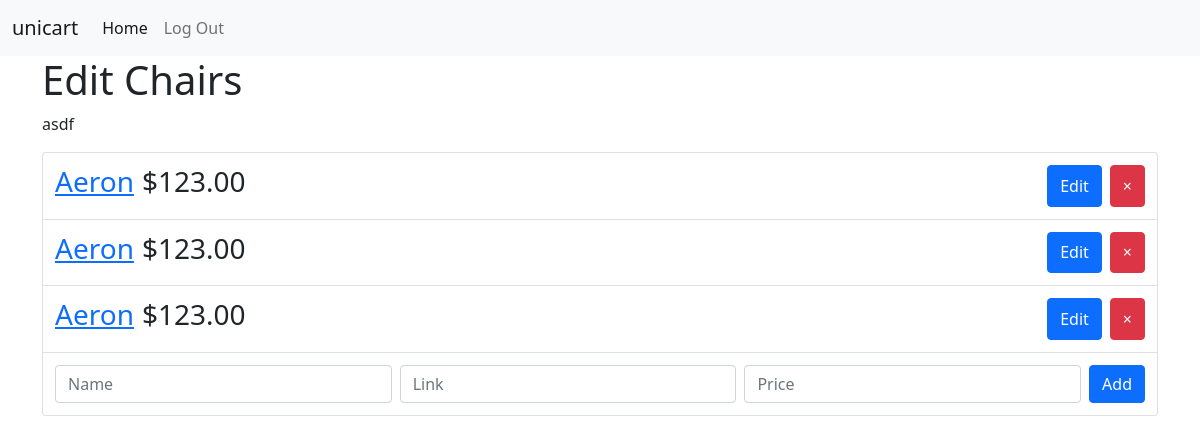
/edit-cart/2 (signed in), run on the app's committed database.
### website/models.py (models this page shows)
class Cart(db.Model):
    id = db.Column(db.Integer, primary_key=True)
    name = db.Column(db.String(100))
    description = db.Column(db.String(100))
    items = db.relationship("Item", backref="cart", lazy=True)
    user_id = db.Column(db.Integer, db.ForeignKey("user.id"))

class Item(db.Model):
    id = db.Column(db.Integer, primary_key=True)
    name = db.Column(db.String(100))
    url = db.Column(db.String(100))
    price = db.Column(db.Float)
    cart_id = db.Column(db.Integer, db.ForeignKey("cart.id"))

### website/views.py (the view, shortened to what this page needs)
@views.route("/edit-cart/<int:id>", methods=["POST", "GET"])
@login_required
def edit_cart(id):
    cart = Cart.query.get_or_404(id)
    return render_template("edit_cart.html", id=id, cart=cart, title="Edit")

### website/__init__.py (called while the page is built)
def create_app():
    app = Flask(__name__)
    app.config.from_pyfile("config.py")
    app.register_blueprint(views, url_prefix="/")
    app.register_blueprint(auth, url_prefix="/")
    db.init_app(app)
    create_database(app)
    login_manager = LoginManager()
    login_manager.login_view = "auth.login"
    login_manager.init_app(app)
    @login_manager.user_loader
    def load_user(user_id):
        return User.query.get(user_id)
    return app

### website/templates/edit_cart.html (shortened to what this page needs)
{% extends "base.html" %} {% block content %}
<h1>Edit {{cart.name}}</h1>
<p>{{cart.description}}</p>
<div id="items" class="list-group">
  {% for item in cart.items|reverse %}
  <div
    id="{{item.id}}"
    class="list-group-item-action list-group-item d-flex flex-row p-2"
  >
    <div class="item-info d-flex flex-row flex-fill">
      <div class="d-flex flex-row">
        <a class="m-1" href="{{item.url}}"> <h3>{{item.name}}</h3> </a>
        <h3 class="m-1">{{"$%.2f" | format(item.price)}}</h3>
      </div>
      <div class="ms-auto d-flex flex-row">
        <button
          onclick="editItem({{item.id}})"
          type="button"
          class="m-1 btn btn-primary"
        >
          Edit
        </button>
      </div>
    </div>
    <button
      id="deleteBtn"
      type="button"
      class="m-1 btn btn-danger"
      class="close-button"
      onclick="deleteCart({{cart.id}})"
    >
      <span aria-hidden="true">&times;</span>
    </button>
  </div>
  {% endfor %}
  <li class="p-2 list-group-item">
    <form method="POST" autocomplete="off">
      <div class="d-flex flex-row">
        <input
          name="name"
          type="text"
          class="m-1 form-control"
          placeholder="Name"
        />
        <input
          name="url"
          type="text"
          class="m-1 form-control"
          placeholder="Link"
        />
        <input
          name="price"
          type="text"
          class="m-1 form-control"
          placeholder="Price"
        />
        <button type="submit" class="m-1 btn btn-primary">Add</button>
      </div>
    </form>
  </li>
</div>
{% endblock %}

### website/static/styles/style.css (style rules this page uses)
.list-group-item { cursor: pointer; }

### data on the page
Cart: name "Chairs", description "asdf"
Item: name "Aeron", price "$123.00"
Item: name "Aeron", price "$123.00"
Item: name "Aeron", price "$123.00"
